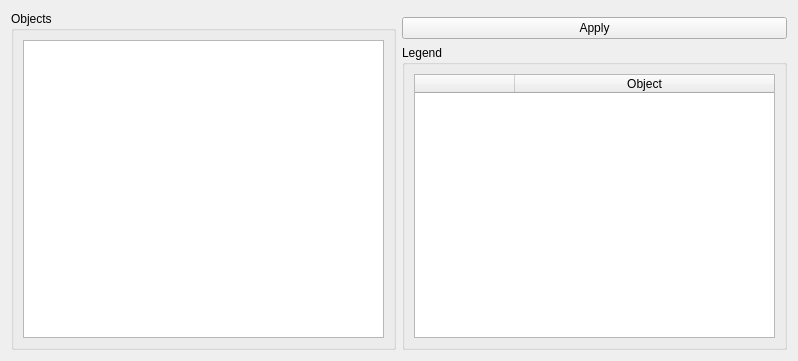
<?xml version="1.0" encoding="UTF-8"?>
<ui version="4.0">
 <class>LegendWizardPageForm</class>
 <widget class="QWizardPage" name="LegendWizardPageForm">
  <property name="geometry">
   <rect>
    <x>0</x>
    <y>0</y>
    <width>798</width>
    <height>361</height>
   </rect>
  </property>
  <property name="windowTitle">
   <string>WizardPage</string>
  </property>
  <layout class="QGridLayout" name="gridLayout_5">
   <item row="0" column="0">
    <layout class="QGridLayout" name="gridLayout_4">
     <item row="0" column="0">
      <widget class="QGroupBox" name="groupBox">
       <property name="title">
        <string>Objects</string>
       </property>
       <property name="flat">
        <bool>true</bool>
       </property>
       <layout class="QGridLayout" name="gridLayout">
        <item row="0" column="0">
         <widget class="QListWidget" name="m_listWidget">
          <property name="alternatingRowColors">
           <bool>true</bool>
          </property>
          <property name="selectionMode">
           <enum>QAbstractItemView::ExtendedSelection</enum>
          </property>
         </widget>
        </item>
       </layout>
      </widget>
     </item>
     <item row="0" column="1">
      <layout class="QGridLayout" name="gridLayout_3">
       <item row="0" column="0">
        <widget class="QWidget" name="m_widget" native="true"/>
       </item>
       <item row="2" column="0">
        <widget class="QGroupBox" name="groupBox_2">
         <property name="title">
          <string>Legend</string>
         </property>
         <property name="flat">
          <bool>true</bool>
         </property>
         <layout class="QGridLayout" name="gridLayout_2">
          <item row="0" column="0">
           <widget class="QTableWidget" name="m_tableWidget">
            <property name="alternatingRowColors">
             <bool>true</bool>
            </property>
            <property name="selectionMode">
             <enum>QAbstractItemView::NoSelection</enum>
            </property>
            <property name="selectionBehavior">
             <enum>QAbstractItemView::SelectRows</enum>
            </property>
            <attribute name="horizontalHeaderStretchLastSection">
             <bool>true</bool>
            </attribute>
            <column>
             <property name="text">
              <string/>
             </property>
            </column>
            <column>
             <property name="text">
              <string>Object</string>
             </property>
            </column>
           </widget>
          </item>
         </layout>
        </widget>
       </item>
       <item row="1" column="0">
        <widget class="QPushButton" name="m_applyPushButton">
         <property name="text">
          <string>Apply</string>
         </property>
        </widget>
       </item>
      </layout>
     </item>
    </layout>
   </item>
  </layout>
 </widget>
 <tabstops>
  <tabstop>m_listWidget</tabstop>
  <tabstop>m_tableWidget</tabstop>
 </tabstops>
 <resources/>
 <connections/>
</ui>
